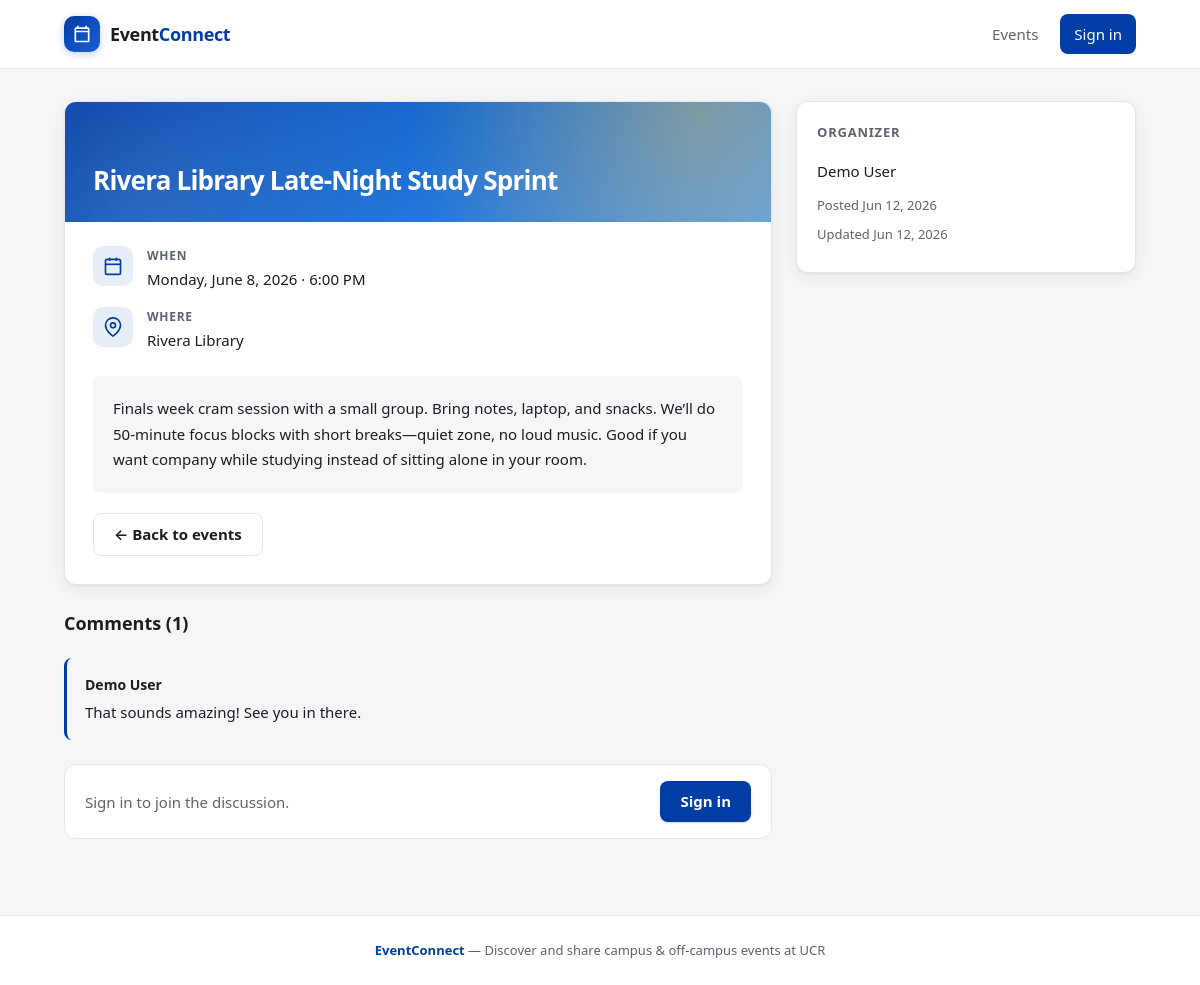
The page /events/3/ on the database its author committed.
### events/models.py (models this page shows, shortened)
class Event(models.Model):
    title = models.CharField(max_length=200)
    starts_at = models.DateTimeField()
    location = models.CharField(max_length=300)
    description = models.TextField()
    created_by = models.ForeignKey(
        settings.AUTH_USER_MODEL,
        on_delete=models.CASCADE,
        related_name="events_created",
    )
    created_at = models.DateTimeField(auto_now_add=True)
    updated_at = models.DateTimeField(auto_now=True)
    class Meta:
        ordering = ["-starts_at"]

class EventComment(models.Model):
    event = models.ForeignKey(
        Event,
        on_delete=models.CASCADE,
        related_name="comments",
    )
    reply_to = models.ForeignKey(
        "self",
        null=True,
        blank=True,
        on_delete=models.CASCADE,
        related_name="replies",
    )
    author = models.ForeignKey(
        settings.AUTH_USER_MODEL,
        on_delete=models.CASCADE,
        related_name="event_comments",
    )
    content = models.TextField()
    created_at = models.DateTimeField(auto_now_add=True)
    is_deleted = models.BooleanField(default=False)
    class Meta:
        ordering = ["created_at"]

### accounts/models.py (models this page shows, shortened)
class Profile(models.Model):
    user = models.OneToOneField(
        settings.AUTH_USER_MODEL,
        on_delete=models.CASCADE,
        related_name="profile",
    )
    display_name = models.CharField(max_length=120, blank=True, default="")
    bio = models.TextField(blank=True, default="")
    major = models.CharField(max_length=120, blank=True, default="")
    interests = models.CharField(max_length=255, blank=True, default="")
    google_sub = models.CharField(max_length=255, blank=True, null=True, unique=True)

### events/views.py (the view)
# urls.py: path("<str:event_id>/", views.event_detail, name="event_detail"),
def event_detail(request, event_id):
    event = get_object_or_404(
        Event.objects.select_related("created_by"),
        pk=event_id,
    )
    creator_profile = Profile.objects.filter(user=event.created_by).first()
    root_comments = (
        EventComment.objects.filter(
            event=event,
            is_deleted=False,
            reply_to__isnull=True,
        )
        .select_related("author")
        .prefetch_related(
            Prefetch(
                "replies",
                queryset=EventComment.objects.filter(is_deleted=False)
                .select_related("author")
                .order_by("created_at"),
            )
        )
        .order_by("created_at")
    )
    return render(
        request,
        "events/event_detail.html",
        {"event": event, "root_comments": root_comments,"profile": creator_profile},
    )

### templates/events/event_detail.html (shortened to what this page needs)
{% extends "base.html" %}
{% block content %}
<div class="container">
  <div class="detail-layout">
    <div>
      <article class="detail-card">
        <div class="detail-card__hero">
          <h1 class="detail-card__title">{{ event.title }}</h1>
        </div>
        <div class="detail-card__body">
          <div class="detail-meta">
            <div class="detail-meta__item">
              <div class="detail-meta__icon">
                <svg viewBox="0 0 24 24" fill="none" stroke="currentColor" stroke-width="2" aria-hidden="true">
                  <rect x="3" y="4" width="18" height="18" rx="2"/><line x1="16" y1="2" x2="16" y2="6"/><line x1="8" y1="2" x2="8" y2="6"/><line x1="3" y1="10" x2="21" y2="10"/>
                </svg>
              </div>
              <div>
                <p class="detail-meta__label">When</p>
                <p class="detail-meta__value">{{ event.starts_at|date:"l, F j, Y · g:i A" }}</p>
              </div>
            </div>
            <div class="detail-meta__item">
              <div class="detail-meta__icon">
                <svg viewBox="0 0 24 24" fill="none" stroke="currentColor" stroke-width="2" aria-hidden="true">
                  <path d="M21 10c0 7-9 13-9 13s-9-6-9-13a9 9 0 0 1 18 0z"/><circle cx="12" cy="10" r="3"/>
                </svg>
              </div>
              <div>
                <p class="detail-meta__label">Where</p>
                <p class="detail-meta__value">{{ event.location }}</p>
              </div>
            </div>
          </div>
          <div class="detail-description">{{ event.description }}</div>
          <div class="btn-group detail-actions">
            <a href="{% url 'events:event_list' %}" class="btn btn--secondary">← Back to events</a>
          </div>
        </div>
      </article>
      <section class="comments-section">
        <h2>Comments ({{ root_comments|length }})</h2>
        {% if root_comments %}
          <ul class="comment-list">
            {% for c in root_comments %}
              <li class="comment">
                <div class="comment__author">
                  {% if c.author.profile %}
                    {{ c.author.profile.display_name|default:c.author.username }}
                  {% else %}
                    {{ c.author.username }}
                  {% endif %}
                </div>
                <p class="comment__body">{{ c.content }}</p>
              </li>
            {% endfor %}
          </ul>
        {% else %}
          <p class="text-muted">No comments yet — start the conversation.</p>
        {% endif %}
        {% if user.is_authenticated %}
          <form class="comment-form" method="post" action="{% url 'events:comment_create' event.id %}">
            {% csrf_token %}
            <div class="form-group">
              <label for="comment-content">Add a comment</label>
              <textarea id="comment-content" name="content" rows="4" required placeholder="Share your thoughts or ask a question…"></textarea>
            </div>
            <button type="submit" class="btn btn--primary">Post comment</button>
          </form>
        {% else %}
          <div class="banner-cta">
            <p>Sign in to join the discussion.</p>
            <a href="{% url 'accounts:login' %}" class="btn btn--primary">Sign in</a>
          </div>
        {% endif %}
      </section>
    </div>
    <aside>
      <div class="sidebar-card">
        <h3>Organizer</h3>
        <p>
          {% if profile and profile.display_name %}
            {{ profile.display_name }}
          {% elif event.created_by.profile %}
            {{ event.created_by.profile.display_name|default:event.created_by.username }}
          {% else %}
            {{ event.created_by.username }}
          {% endif %}
        </p>
        <p class="text-muted" style="font-size: 0.8125rem; margin-top: 0.75rem;">
          Posted {{ event.created_at|date:"M j, Y" }}
        </p>
        {% if event.updated_at != event.created_at %}
          <p class="text-muted" style="font-size: 0.8125rem;">
            Updated {{ event.updated_at|date:"M j, Y" }}
          </p>
        {% endif %}
      </div>
    </aside>
  </div>
</div>
{% endblock %}

### rows shown on the page
Event: title "Rivera Library Late-Night Study Sprint", starts_at "Monday, June 8, 2026 · 6:00 PM", location "Rivera Library", description "Finals week cram session with a small group. Bring notes, laptop, and snacks. We’ll do 50-minute focus blocks with short breaks—quiet zone, no loud music. Good if you want company while studying instead of sitting alone in your room.", created_at "Jun 12, 2026", updated_at "Jun 12, 2026"
EventComment: author.profile.display_name "Demo User", content "That sounds amazing! See you in there."
Profile: display_name "Demo User"

### other values the page prints
{{ root_comments|length }} "1"
